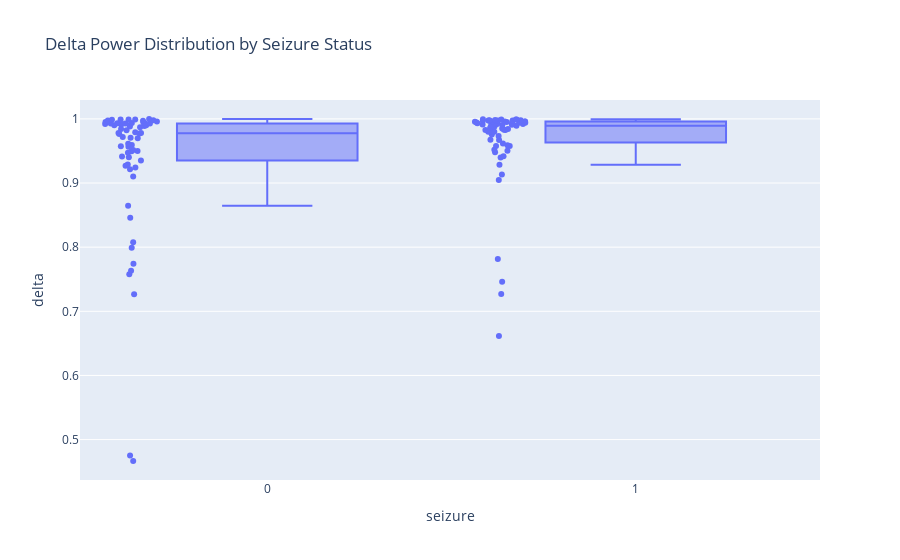
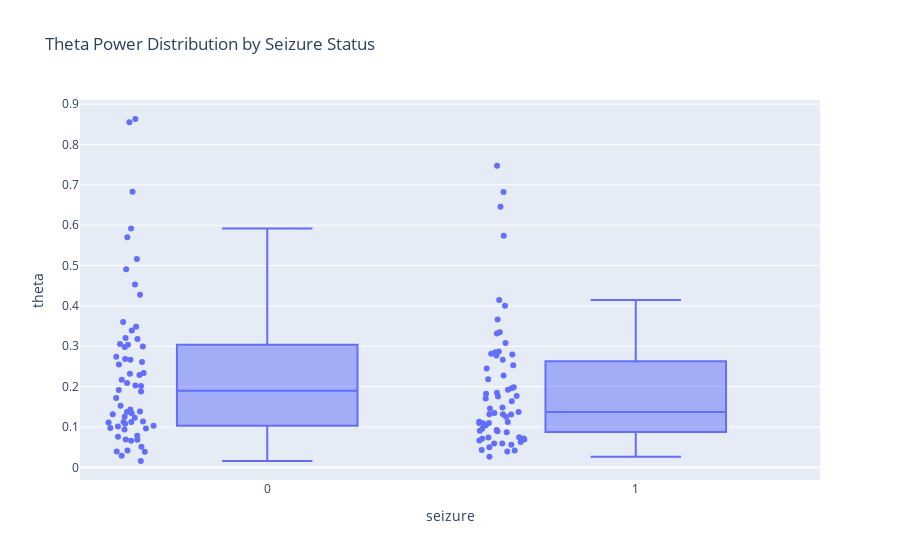
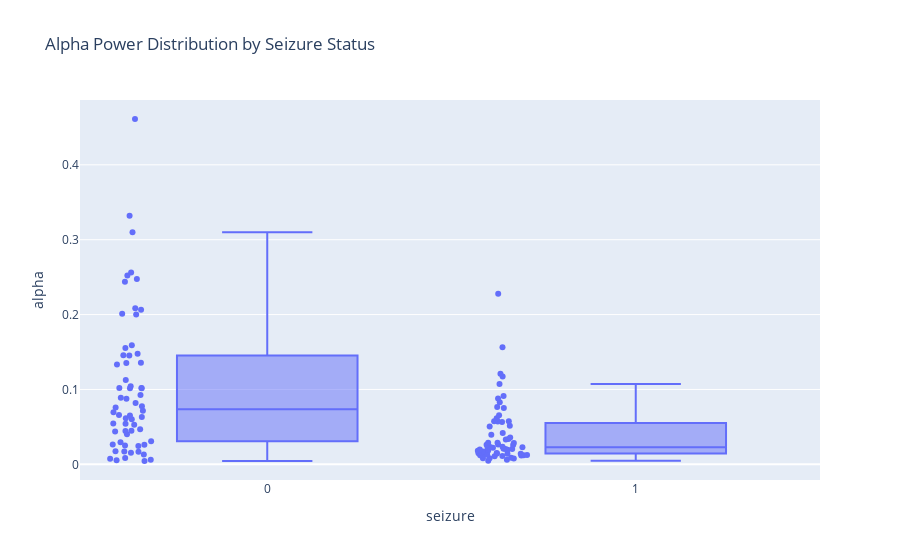
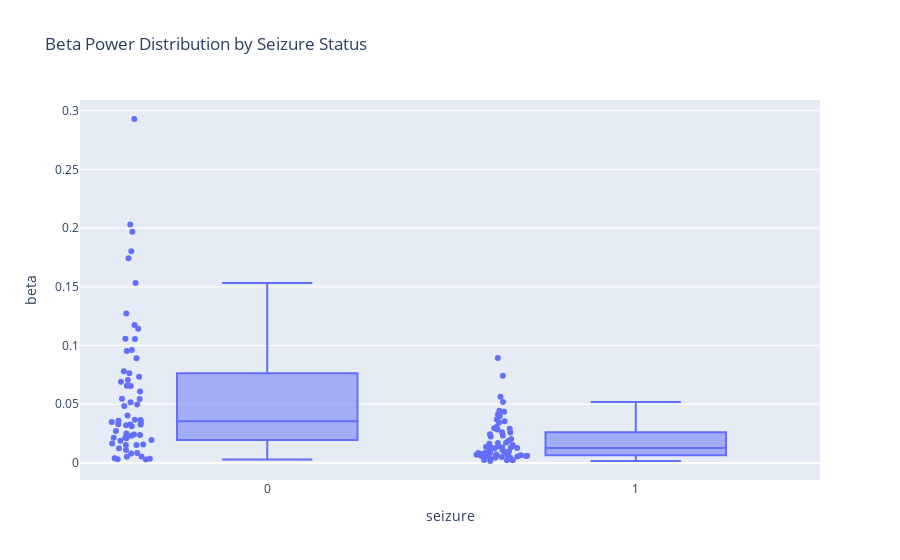

The notebook cell saved with these charts, in order:
### Markdown cell above
## Now lets do some EDA on segments_df to compare seizure and non-seizure data for each feature

### Code cell
# make plotly boxplots grouped by seizure column
import plotly.express as px

fig = px.box(segments_df, x='seizure', y='delta', points='all', title='Delta Power Distribution by Seizure Status')
fig.show()

fig = px.box(segments_df, x='seizure', y='theta', points='all', title='Theta Power Distribution by Seizure Status')
fig.show()

fig = px.box(segments_df, x='seizure', y='alpha', points='all', title='Alpha Power Distribution by Seizure Status')
fig.show()

fig = px.box(segments_df, x='seizure', y='beta', points='all', title='Beta Power Distribution by Seizure Status')
fig.show()

### Figure 1 — Plotly figure (JSON) as saved in the notebook; plotly's stock layout.template omitted (floating-point values rounded to 4 significant figures)
{"data": [{"alignmentgroup": "True", "boxpoints": "all", "hovertemplate": "seizure=%{x}<br>delta=%{y}<extra></extra>", "legendgroup": "", "marker": {"color": "#636efa"}, "name": "", "notched": false, "offsetgroup": "", "orientation": "v", "showlegend": false, "type": "box", "x": [0, 0, 0, 0, 0, 0, 0, 0, 0, 0, 0, 0, 0, 0, 0, 0, 0, 0, 0, 0, 0, 0, 0, 0, 0, 0, 0, 0, 0, 0, 0, 0, 0, 0, 0, 0, 0, 0, 0, 0, 0, 0, 0, 0, 0, 0, 0, 0, 0, 0, 0, 0, 0, 0, 0, 0, 0, 0, 0, 0, 0, 0, 1, 1, 1, 1, 1, 1, 1, 1, 1, 1, 1, 1, 1, 1, 1, 1, 1, 1, 1, 1, 1, 1, 1, 1, 1, 1, 1, 1, 1, 1, 1, 1, 1, 1, 1, 1, 1, 1, 1, 1, 1, 1, 1, 1, 1, 1, 1, 1, 1, 1, 1, 1, 1, 1, 1, 1, 1, 1, 1, 1, 1, 1, 1], "x0": " ", "xaxis": "x", "y": [0.996, 0.9927, 0.993, 0.7634, 0.8647, 0.9495, 0.9764, 0.9102, 0.9891, 0.9951, 0.9773, 0.9412, 0.9243, 0.9568, 0.9516, 0.9353, 0.7743, 0.8459, 0.9614, 0.9933, 0.993, 0.9973, 0.9991, 0.9976, 0.9919, 0.7577, 0.8076, 0.9779, 0.9824, 0.9781, 0.9501, 0.9269, 0.9914, 0.9928, 0.9843, 0.9716, 0.9793, 0.9882, 0.9573, 0.9698, 0.9592, 0.947, 0.9213, 0.94, 0.9872, 0.998, 0.9706, 0.9992, 0.9998, 0.9289, 0.9905, 0.9989, 0.9899, 0.9945, 0.9901, 0.9936, 0.9986, 0.9921, 0.7267, 0.4752, 0.4666, 0.7992, 0.7268, 0.6615, 0.7462, 0.9048, 0.9881, 0.9799, 0.9826, 0.967, 0.9958, 0.9971, 0.9996, 0.9972, 0.9922, 0.998, 0.9979, 0.94, 0.9802, 0.9479, 0.9909, 0.993, 0.9973, 0.9618, 0.7814, 0.952, 0.9588, 0.9939, 0.983, 0.9933, 0.9911, 0.9943, 0.9961, 0.9893, 0.9905, 0.9901, 0.9674, 0.9799, 0.9826, 0.9505, 0.9976, 0.9972, 0.9952, 0.9955, 0.9984, 0.9133, 0.9286, 0.9577, 0.9801, 0.9992, 0.9735, 0.9418, 0.9935, 0.999, 0.9849, 0.9961, 0.9976, 0.999, 0.9919, 0.9958, 0.9938, 0.9756, 0.9577, 0.9861, 0.9842], "y0": " ", "yaxis": "y"}], "layout": {"boxmode": "group", "legend": {"tracegroupgap": 0}, "title": {"text": "Delta Power Distribution by Seizure Status"}, "xaxis": {"anchor": "y", "domain": [0, 1], "title": {"text": "seizure"}}, "yaxis": {"anchor": "x", "domain": [0, 1], "title": {"text": "delta"}}}}

### Figure 2 — Plotly figure (JSON) as saved in the notebook; plotly's stock layout.template omitted (floating-point values rounded to 4 significant figures)
{"data": [{"alignmentgroup": "True", "boxpoints": "all", "hovertemplate": "seizure=%{x}<br>theta=%{y}<extra></extra>", "legendgroup": "", "marker": {"color": "#636efa"}, "name": "", "notched": false, "offsetgroup": "", "orientation": "v", "showlegend": false, "type": "box", "x": [0, 0, 0, 0, 0, 0, 0, 0, 0, 0, 0, 0, 0, 0, 0, 0, 0, 0, 0, 0, 0, 0, 0, 0, 0, 0, 0, 0, 0, 0, 0, 0, 0, 0, 0, 0, 0, 0, 0, 0, 0, 0, 0, 0, 0, 0, 0, 0, 0, 0, 0, 0, 0, 0, 0, 0, 0, 0, 0, 0, 0, 0, 1, 1, 1, 1, 1, 1, 1, 1, 1, 1, 1, 1, 1, 1, 1, 1, 1, 1, 1, 1, 1, 1, 1, 1, 1, 1, 1, 1, 1, 1, 1, 1, 1, 1, 1, 1, 1, 1, 1, 1, 1, 1, 1, 1, 1, 1, 1, 1, 1, 1, 1, 1, 1, 1, 1, 1, 1, 1, 1, 1, 1, 1, 1], "x0": " ", "xaxis": "x", "y": [0.07576, 0.1111, 0.1083, 0.5704, 0.4532, 0.2291, 0.1718, 0.3037, 0.1435, 0.09635, 0.1917, 0.2997, 0.261, 0.2547, 0.274, 0.3179, 0.5164, 0.3203, 0.2029, 0.09363, 0.1134, 0.06845, 0.04207, 0.06896, 0.06589, 0.4276, 0.4908, 0.1338, 0.1383, 0.1879, 0.3058, 0.36, 0.1126, 0.1033, 0.1316, 0.2338, 0.2016, 0.1529, 0.2687, 0.232, 0.2664, 0.2985, 0.3483, 0.209, 0.07841, 0.03857, 0.2168, 0.03924, 0.0158, 0.3389, 0.1252, 0.02866, 0.1375, 0.1012, 0.1123, 0.09747, 0.05122, 0.1229, 0.6827, 0.8632, 0.855, 0.5916, 0.6823, 0.7476, 0.6459, 0.4147, 0.1481, 0.1986, 0.1847, 0.2532, 0.08923, 0.07418, 0.02644, 0.07435, 0.1099, 0.05888, 0.06299, 0.3319, 0.1924, 0.308, 0.1315, 0.1127, 0.07186, 0.2665, 0.574, 0.2771, 0.2799, 0.1091, 0.1823, 0.1099, 0.1308, 0.05609, 0.05904, 0.1459, 0.1348, 0.1372, 0.2452, 0.1757, 0.1318, 0.2814, 0.06903, 0.07085, 0.09553, 0.09247, 0.04989, 0.4002, 0.3667, 0.2854, 0.1963, 0.03948, 0.2275, 0.335, 0.1132, 0.04156, 0.1704, 0.08708, 0.06685, 0.04279, 0.1255, 0.09097, 0.1047, 0.2181, 0.2872, 0.1637, 0.1769], "y0": " ", "yaxis": "y"}], "layout": {"boxmode": "group", "legend": {"tracegroupgap": 0}, "title": {"text": "Theta Power Distribution by Seizure Status"}, "xaxis": {"anchor": "y", "domain": [0, 1], "title": {"text": "seizure"}}, "yaxis": {"anchor": "x", "domain": [0, 1], "title": {"text": "theta"}}}}

### Figure 3 — Plotly figure (JSON) as saved in the notebook; plotly's stock layout.template omitted (floating-point values rounded to 4 significant figures)
{"data": [{"alignmentgroup": "True", "boxpoints": "all", "hovertemplate": "seizure=%{x}<br>alpha=%{y}<extra></extra>", "legendgroup": "", "marker": {"color": "#636efa"}, "name": "", "notched": false, "offsetgroup": "", "orientation": "v", "showlegend": false, "type": "box", "x": [0, 0, 0, 0, 0, 0, 0, 0, 0, 0, 0, 0, 0, 0, 0, 0, 0, 0, 0, 0, 0, 0, 0, 0, 0, 0, 0, 0, 0, 0, 0, 0, 0, 0, 0, 0, 0, 0, 0, 0, 0, 0, 0, 0, 0, 0, 0, 0, 0, 0, 0, 0, 0, 0, 0, 0, 0, 0, 0, 0, 0, 0, 1, 1, 1, 1, 1, 1, 1, 1, 1, 1, 1, 1, 1, 1, 1, 1, 1, 1, 1, 1, 1, 1, 1, 1, 1, 1, 1, 1, 1, 1, 1, 1, 1, 1, 1, 1, 1, 1, 1, 1, 1, 1, 1, 1, 1, 1, 1, 1, 1, 1, 1, 1, 1, 1, 1, 1, 1, 1, 1, 1, 1, 1, 1], "x0": " ", "xaxis": "x", "y": [0.04378, 0.04488, 0.04014, 0.2437, 0.2065, 0.2084, 0.07745, 0.2011, 0.02636, 0.01737, 0.0616, 0.102, 0.2476, 0.1355, 0.1353, 0.1478, 0.3321, 0.31, 0.159, 0.06328, 0.03083, 0.0263, 0.00625, 0.004451, 0.08208, 0.4612, 0.2562, 0.1126, 0.1015, 0.0875, 0.05301, 0.07156, 0.0603, 0.05468, 0.1043, 0.02966, 0.01681, 0.005593, 0.09261, 0.06603, 0.06505, 0.1015, 0.1552, 0.2521, 0.1332, 0.04673, 0.08892, 0.007324, 0.008465, 0.1454, 0.04464, 0.01728, 0.02499, 0.02462, 0.07584, 0.05418, 0.01327, 0.01549, 0.06948, 0.1457, 0.2001, 0.1018, 0.07515, 0.0575, 0.1563, 0.09125, 0.03954, 0.01803, 0.01539, 0.01918, 0.01429, 0.01292, 0.01076, 0.01096, 0.05733, 0.02086, 0.01223, 0.06569, 0.04186, 0.0767, 0.02635, 0.03327, 0.01407, 0.0576, 0.2279, 0.1173, 0.03594, 0.01452, 0.01699, 0.02181, 0.01226, 0.08297, 0.05043, 0.006022, 0.02335, 0.02867, 0.05659, 0.08804, 0.1074, 0.1211, 0.008121, 0.02061, 0.01962, 0.01991, 0.02304, 0.06156, 0.05152, 0.03399, 0.02272, 0.008796, 0.02063, 0.02854, 0.007986, 0.01245, 0.02892, 0.01192, 0.01503, 0.007771, 0.01478, 0.01178, 0.02595, 0.02229, 0.01707, 0.02628, 0.004789], "y0": " ", "yaxis": "y"}], "layout": {"boxmode": "group", "legend": {"tracegroupgap": 0}, "title": {"text": "Alpha Power Distribution by Seizure Status"}, "xaxis": {"anchor": "y", "domain": [0, 1], "title": {"text": "seizure"}}, "yaxis": {"anchor": "x", "domain": [0, 1], "title": {"text": "alpha"}}}}

### Figure 4 — Plotly figure (JSON) as saved in the notebook; plotly's stock layout.template omitted (floating-point values rounded to 4 significant figures)
{"data": [{"alignmentgroup": "True", "boxpoints": "all", "hovertemplate": "seizure=%{x}<br>beta=%{y}<extra></extra>", "legendgroup": "", "marker": {"color": "#636efa"}, "name": "", "notched": false, "offsetgroup": "", "orientation": "v", "showlegend": false, "type": "box", "x": [0, 0, 0, 0, 0, 0, 0, 0, 0, 0, 0, 0, 0, 0, 0, 0, 0, 0, 0, 0, 0, 0, 0, 0, 0, 0, 0, 0, 0, 0, 0, 0, 0, 0, 0, 0, 0, 0, 0, 0, 0, 0, 0, 0, 0, 0, 0, 0, 0, 0, 0, 0, 0, 0, 0, 0, 0, 0, 0, 0, 0, 0, 1, 1, 1, 1, 1, 1, 1, 1, 1, 1, 1, 1, 1, 1, 1, 1, 1, 1, 1, 1, 1, 1, 1, 1, 1, 1, 1, 1, 1, 1, 1, 1, 1, 1, 1, 1, 1, 1, 1, 1, 1, 1, 1, 1, 1, 1, 1, 1, 1, 1, 1, 1, 1, 1, 1, 1, 1, 1, 1, 1, 1, 1, 1], "x0": " ", "xaxis": "x", "y": [0.01943, 0.01652, 0.02316, 0.1803, 0.06549, 0.0498, 0.1058, 0.197, 0.02133, 0.0153, 0.06569, 0.1175, 0.1274, 0.0368, 0.03276, 0.04841, 0.1533, 0.293, 0.09611, 0.02514, 0.01104, 0.008373, 0.003013, 0.003456, 0.07057, 0.1743, 0.2031, 0.1142, 0.07343, 0.02134, 0.03267, 0.078, 0.02715, 0.02428, 0.05472, 0.02097, 0.00806, 0.003961, 0.05176, 0.03595, 0.06903, 0.06086, 0.07639, 0.09542, 0.0403, 0.01532, 0.05451, 0.005266, 0.002979, 0.03484, 0.03481, 0.03207, 0.02383, 0.0124, 0.03661, 0.01577, 0.005523, 0.0188, 0.03287, 0.08913, 0.1055, 0.03127, 0.0233, 0.01514, 0.03997, 0.03063, 0.01098, 0.006542, 0.006101, 0.02255, 0.01418, 0.01232, 0.002539, 0.00549, 0.01349, 0.005841, 0.008335, 0.04436, 0.01879, 0.02845, 0.01296, 0.008481, 0.004354, 0.02596, 0.08928, 0.05641, 0.03431, 0.005093, 0.01633, 0.02914, 0.02027, 0.03696, 0.04119, 0.006522, 0.009797, 0.007328, 0.02947, 0.03541, 0.07429, 0.05198, 0.003288, 0.00713, 0.006131, 0.006875, 0.0119, 0.04351, 0.02432, 0.01685, 0.01712, 0.006522, 0.01258, 0.008614, 0.002292, 0.004353, 0.009442, 0.001609, 0.002175, 0.005431, 0.01301, 0.007389, 0.02615, 0.0131, 0.007752, 0.005782, 0.00848], "y0": " ", "yaxis": "y"}], "layout": {"boxmode": "group", "legend": {"tracegroupgap": 0}, "title": {"text": "Beta Power Distribution by Seizure Status"}, "xaxis": {"anchor": "y", "domain": [0, 1], "title": {"text": "seizure"}}, "yaxis": {"anchor": "x", "domain": [0, 1], "title": {"text": "beta"}}}}
